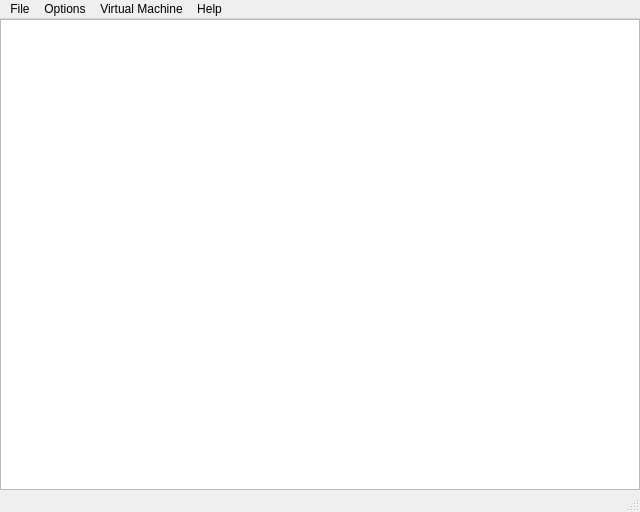
<?xml version="1.0" encoding="UTF-8"?>
<ui version="4.0">
 <class>MainWindow</class>
 <widget class="QMainWindow" name="MainWindow">
  <property name="geometry">
   <rect>
    <x>0</x>
    <y>0</y>
    <width>640</width>
    <height>512</height>
   </rect>
  </property>
  <property name="focusPolicy">
   <enum>Qt::ClickFocus</enum>
  </property>
  <property name="windowTitle">
   <string>Play!</string>
  </property>
  <property name="windowIcon">
   <iconset resource="resources.qrc">
    <normaloff>:/assets/app_icon.png</normaloff>:/assets/app_icon.png</iconset>
  </property>
  <widget class="QWidget" name="centralWidget">
   <layout class="QGridLayout" name="gridLayout">
    <property name="leftMargin">
     <number>0</number>
    </property>
    <property name="topMargin">
     <number>0</number>
    </property>
    <property name="rightMargin">
     <number>0</number>
    </property>
    <property name="bottomMargin">
     <number>0</number>
    </property>
    <item row="0" column="0">
     <widget class="QStackedWidget" name="stackedWidget">
      <widget class="QWidget" name="bootableView">
       <layout class="QGridLayout" name="gridLayout_2">
        <property name="leftMargin">
         <number>0</number>
        </property>
        <property name="topMargin">
         <number>0</number>
        </property>
        <property name="rightMargin">
         <number>0</number>
        </property>
        <property name="bottomMargin">
         <number>0</number>
        </property>
        <property name="spacing">
         <number>0</number>
        </property>
        <item row="0" column="0">
         <widget class="QBootableListView" name="listView"/>
        </item>
       </layout>
      </widget>
     </widget>
    </item>
   </layout>
  </widget>
  <widget class="QMenuBar" name="menuBar">
   <property name="geometry">
    <rect>
     <x>0</x>
     <y>0</y>
     <width>640</width>
     <height>22</height>
    </rect>
   </property>
   <widget class="QMenu" name="menuFor_The">
    <property name="title">
     <string>File</string>
    </property>
    <addaction name="actionBoot_DiscImage"/>
    <addaction name="actionBoot_DiscImage_S3"/>
    <addaction name="actionBoot_cdrom0"/>
    <addaction name="actionBoot_ELF"/>
    <addaction name="actionList_Bootables"/>
    <addaction name="separator"/>
    <addaction name="actionExit"/>
   </widget>
   <widget class="QMenu" name="menuEdit">
    <property name="title">
     <string>Options</string>
    </property>
    <addaction name="actionSettings"/>
    <addaction name="actionMemory_Card_Manager"/>
    <addaction name="actionVFS_Manager"/>
    <addaction name="actionController_Manager"/>
   </widget>
   <widget class="QMenu" name="menuVirtualMachine">
    <property name="title">
     <string>Virtual Machine</string>
    </property>
    <widget class="QMenu" name="menuSave_States">
     <property name="title">
      <string>Save States</string>
     </property>
     <addaction name="action_save_Slot_1_Empty"/>
    </widget>
    <widget class="QMenu" name="menuLoad_States">
     <property name="title">
      <string>Load States</string>
     </property>
     <addaction name="actionLoad_Slot_1_Empty"/>
    </widget>
    <widget class="QMenu" name="menuResizeWindow">
      <property name="title">
        <string>Resize Window</string>
      </property>
    </widget>
    <addaction name="menuSave_States"/>
    <addaction name="menuLoad_States"/>
    <addaction name="separator"/>
    <addaction name="actionPause_Resume"/>
    <addaction name="actionPause_when_focus_is_lost"/>
    <addaction name="actionReset"/>
    <addaction name="separator"/>
    <addaction name="menuResizeWindow"/>
    <addaction name="actionCapture_Screen"/>
   </widget>
   <widget class="QMenu" name="menuHelp">
    <property name="title">
     <string>Help</string>
    </property>
    <addaction name="actionAbout"/>
   </widget>
   <addaction name="menuFor_The"/>
   <addaction name="menuEdit"/>
   <addaction name="menuVirtualMachine"/>
   <addaction name="menuHelp"/>
  </widget>
  <widget class="QStatusBar" name="statusBar"/>
  <action name="actionBoot_DiscImage">
   <property name="text">
    <string>Boot Disc Image...</string>
   </property>
   <property name="shortcut">
    <string>Ctrl+O</string>
   </property>
  </action>
  <action name="actionExit">
   <property name="text">
    <string>Exit</string>
   </property>
   <property name="shortcut">
    <string>Ctrl+Q</string>
   </property>
  </action>
  <action name="actionSettings">
   <property name="text">
    <string>Settings...</string>
   </property>
  </action>
  <action name="actionBoot_ELF">
   <property name="text">
    <string>Boot ELF...</string>
   </property>
  </action>
  <action name="actionLoad_Slot_1_Empty">
   <property name="text">
    <string>Load Slot 1 - Empty</string>
   </property>
  </action>
  <action name="action_save_Slot_1_Empty">
   <property name="text">
    <string>Save Slot 1 - Empty</string>
   </property>
  </action>
  <action name="actionPause_Resume">
   <property name="text">
    <string>Pause/Resume</string>
   </property>
   <property name="shortcut">
    <string>Ctrl+R</string>
   </property>
  </action>
  <action name="actionAbout">
   <property name="text">
    <string>About...</string>
   </property>
  </action>
  <action name="actionPause_when_focus_is_lost">
   <property name="checkable">
    <bool>true</bool>
   </property>
   <property name="text">
    <string>Pause When Focus Is Lost</string>
   </property>
  </action>
  <action name="actionReset">
   <property name="enabled">
    <bool>false</bool>
   </property>
   <property name="text">
    <string>Reset</string>
   </property>
  </action>
  <action name="actionMemory_Card_Manager">
   <property name="text">
    <string>Memory Card Manager...</string>
   </property>
  </action>
  <action name="actionVFS_Manager">
   <property name="text">
    <string>VFS Manager...</string>
   </property>
  </action>
  <action name="actionController_Manager">
   <property name="text">
    <string>Controller Manager...</string>
   </property>
  </action>
  <action name="actionCapture_Screen">
   <property name="text">
    <string>Capture Screen</string>
   </property>
  </action>
  <action name="actionBoot_cdrom0">
   <property name="text">
    <string>Boot cdrom0</string>
   </property>
  </action>
  <action name="actionBoot_DiscImage_S3">
   <property name="text">
    <string>Boot Disc Image from S3...</string>
   </property>
   <property name="visible">
    <bool>false</bool>
   </property>
  </action>
  <action name="actionList_Bootables">
   <property name="text">
    <string>Bootables list...</string>
   </property>
   <property name="shortcut">
    <string>Ctrl+L</string>
   </property>
  </action>
 </widget>
 <layoutdefault spacing="6" margin="11"/>
<customwidgets>
  <customwidget>
   <class>QBootableListView</class>
   <extends>QListView</extends>
   <header>QBootableListView.h</header>
  </customwidget>
 </customwidgets>
 <resources>
  <include location="resources.qrc"/>
 </resources>
 <connections/>
</ui>
